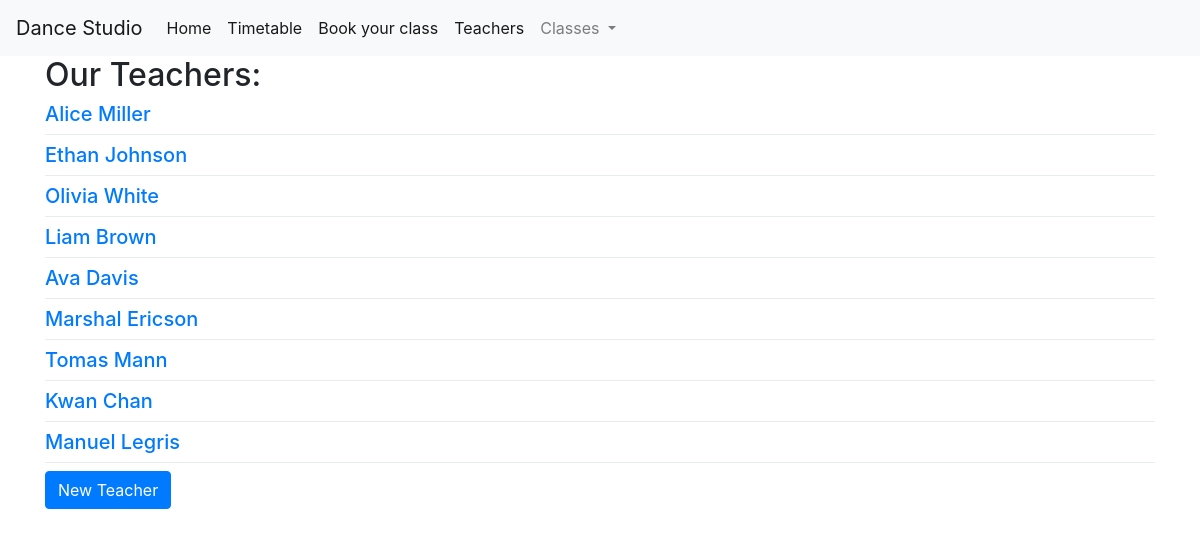
Before: /teachers with the older database file.
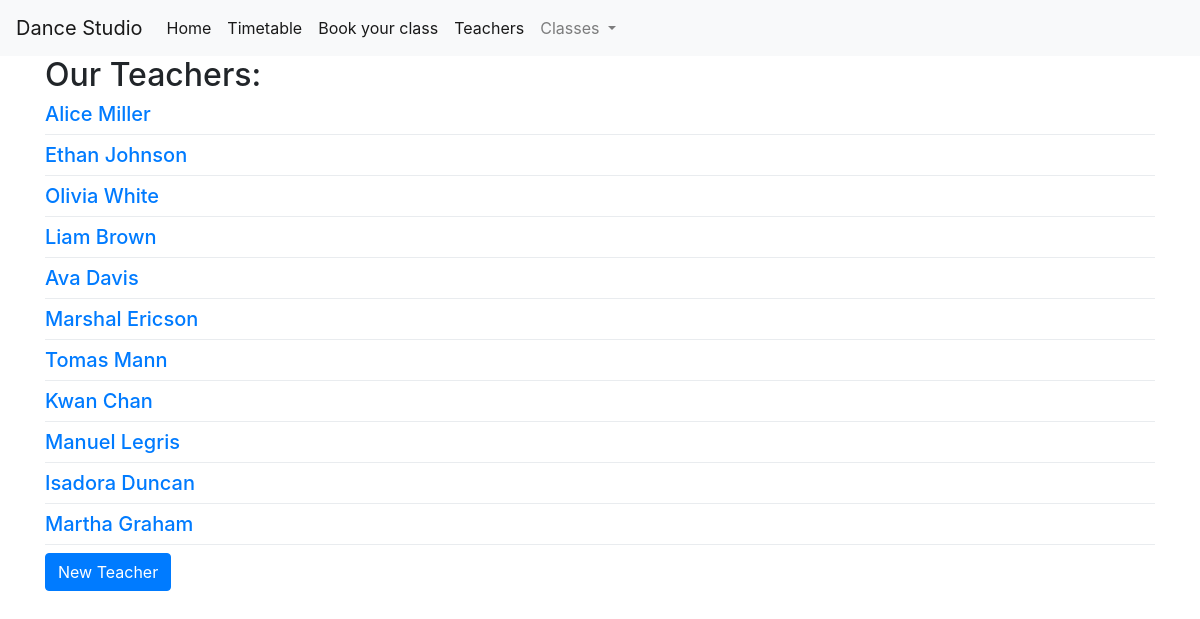
After: the same page with the newer database file.
### tables this page shows
CREATE TABLE teachers (
    teacher_id INTEGER PRIMARY KEY AUTOINCREMENT,
    name VARCHAR(50) NOT NULL,
    surname VARCHAR(50) NOT NULL
);

### app.py (the view)
@app.route('/teachers')
def teachers():
    dance_classes = get_dance_classes_for_navbar()
    conn = get_db_connection()
    teachers = conn.execute('SELECT * FROM teachers').fetchall()
    conn.close()
    return render_template('teachers.html', teachers=teachers, dance_classes=dance_classes)

### app.py (called while the page is built)
def get_db_connection():
    conn = sqlite3.connect('database.db')
    conn.row_factory = sqlite3.Row
    return conn

def get_dance_classes_for_navbar():
    conn = get_db_connection()
    dance_classes = conn.execute('SELECT * FROM dance_classes').fetchall()
    conn.close()
    return dance_classes

### templates/teachers.html
{% extends 'base.html' %}
{% block content %}
  <h2>{% block title %} Our Teachers: {% endblock %}</h2>
  {% for teacher in teachers %}
    <div>
      <a href="{{ url_for('teacher', teacher_id=teacher['teacher_id']) }}">
        <h5>{{ teacher['name'] ~ ' ' ~ teacher['surname'] }}</h5>
      </a>
    </div>
    <div class="dropdown-divider"></div>
  {% endfor %}
  <div class="form-group">
    <a class="btn btn-primary" href="{{ url_for('create_teacher') }}" role="button">New Teacher</a>
  </div>
{% endblock %}

### templates/base.html (shortened to what this page needs)
<!doctype html>
<html lang="en">
  <head>
    <link rel="stylesheet" href="https://stackpath.bootstrapcdn.com/bootstrap/4.3.1/css/bootstrap.min.css">
  </head>
  <body>
    <nav class="navbar navbar-expand-md navbar-light bg-light">
        <a class="navbar-brand" href="{{ url_for('index')}}">Dance Studio</a>
        <div class="collapse navbar-collapse" id="navbarNav">
            <ul class="navbar-nav">
            <li class="nav-item active">
                <a class="nav-link" href="{{ url_for('index')}}">Home</a>
            </li>
            <li class="nav-item active">
                <a class="nav-link" href="#">Timetable</a>
            </li>
            <li class="nav-item active">
                <a class="nav-link" href="#">Book your class</a>
            </li>
            <li class="nav-item active">
                <a class="nav-link" href="{{url_for('teachers')}}">Teachers</a>
            </li>
            <li class="nav-item dropdown">
              <a class="nav-link dropdown-toggle" href="#" id="navbarDropdownS" role="button" data-toggle="dropdown" aria-haspopup="true" aria-expanded="false">
                Classes
              </a>
            </li>
            </ul>
        </div>
    </nav>
    <div class="container">
        {% block content %} {% endblock %}
    </div>
  </body>
</html>

Changed rows visible on the page:
added teachers: name+surname "Isadora Duncan"
added teachers: name+surname "Martha Graham"
